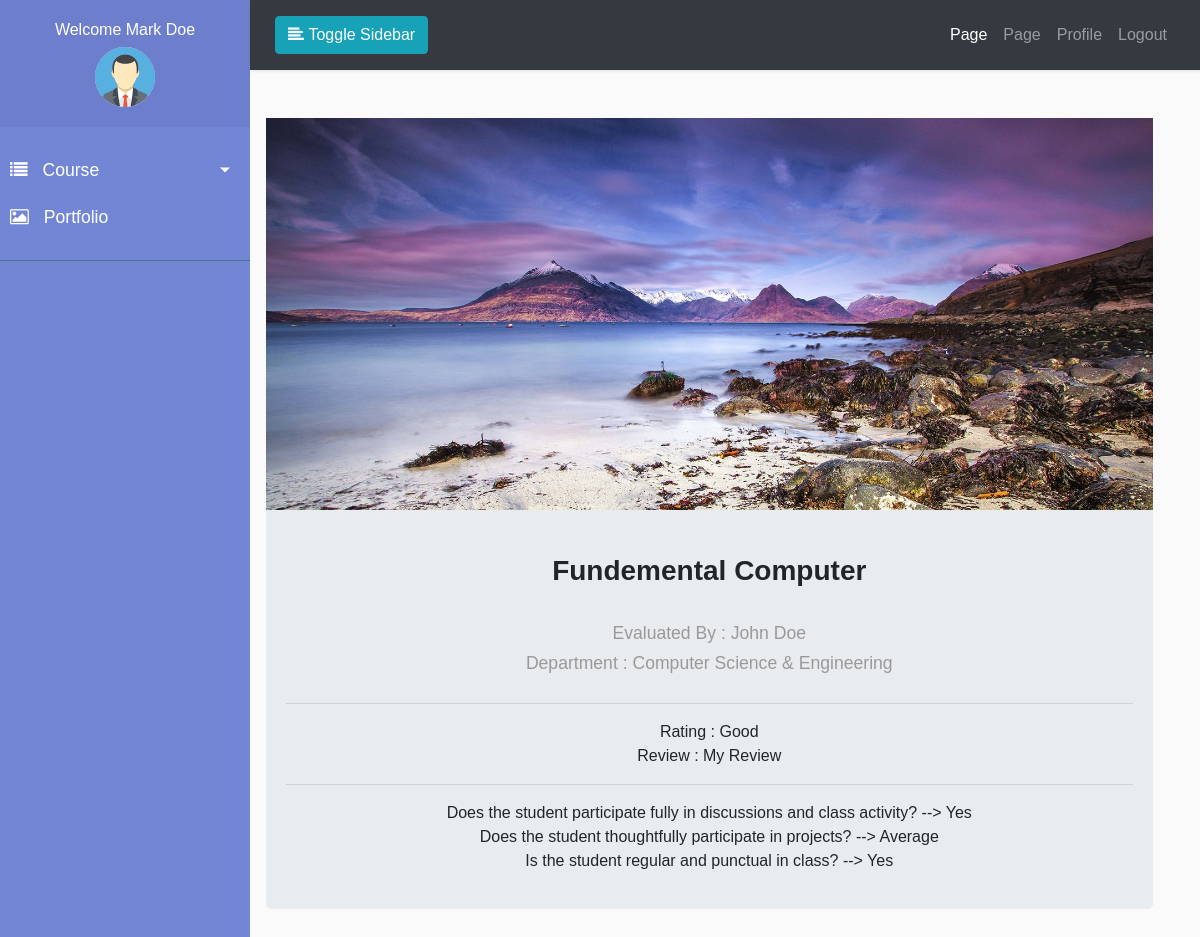
Screenshot of /course/student/my-course/review/1 (signed in) with the database file from the repository.
### accounts/models.py (models this page shows, shortened)
class Profile(models.Model):
    USERTYPE_CHOICES = (
        ('0', 'Teacher'),
        ('1', 'Student'),
    )
    user = models.OneToOneField(
        User, on_delete=models.CASCADE, related_name='user_profile')
    profile_pic = models.ImageField(
        upload_to="profile/%Y/%m/%d/", default="profile/default.png")
    phone_number = models.CharField(max_length=15, default='01xxxxxxxxxx')
    address = models.CharField(default='Your Address', max_length=255)
    bio = models.TextField(default='Your Bio')
    user_type = models.CharField(max_length=10, choices=USERTYPE_CHOICES)
    email_confirmed = models.BooleanField(default=False)
    active = models.BooleanField(default=False)

class Teacher(models.Model):
    teacher = models.OneToOneField(
        User, on_delete=models.CASCADE, related_name='user_teacher')
    department = models.ForeignKey(
        Department, on_delete=models.CASCADE, related_name='department_teacher')
    faculty = models.ForeignKey(
        Faculty, on_delete=models.CASCADE, related_name='faculty_teacher')

### course/models.py (models this page shows, shortened)
class EvaluateStudent(models.Model):
    RATING = (
        ('1', 'Poor'),
        ('2', 'Average'),
        ('3', 'Good'),
        ('4', 'Very Good'),
        ('5', 'Excellent')
    )
    CHOICES = (
        ('1', 'Yes'),
        ('2', 'Average'),
        ('3', 'No')
    )
    QUESTIONS = (
        ('1', 'Does the student participate fully in discussions and class activity?'),
        ('2', 'Does the student thoughtfully participate in projects?'),
        ('3', 'Is the student regular and punctual in class?')
    )
    teacher = models.ForeignKey(
        Teacher, on_delete=models.CASCADE, related_name='teacher_evaluate')
    student = models.ForeignKey(
        Student, on_delete=models.CASCADE, related_name='student_evaluate')
    course = models.ForeignKey(
        Course, on_delete=models.CASCADE, related_name='course_evaluate')
    question1 = models.CharField(max_length=255, choices=CHOICES, default='2')
    question2 = models.CharField(max_length=255, choices=CHOICES, default='2')
    question3 = models.CharField(max_length=255, choices=CHOICES, default='2')
    rating = models.CharField(max_length=150, choices=RATING, default='3')
    review = models.TextField(default='Review')
    def review_details(self):
        results = []
        for count, item in enumerate(self.QUESTIONS):
            if count == 0:
                results.append(f'{item[1]} --> {self.get_question1_display()}')
            if count == 1:
                results.append(f'{item[1]} --> {self.get_question2_display()}')
            if count == 2:
                results.append(f'{item[1]} --> {self.get_question3_display()}')
        return mark_safe("<br>".join(p for p in results))

class Course(models.Model):
    semester = models.ForeignKey(
        Semester, on_delete=models.CASCADE, related_name='semester_courses')
    department = models.ForeignKey(
        Department, on_delete=models.CASCADE, related_name='department_courses')
    course_name = models.CharField(max_length=150)
    course_code = models.CharField(max_length=150)
    course_image = models.ImageField(upload_to="course/%Y/%m/%d/")
    course_credit = models.IntegerField()
    def __str__(self):
        return self.course_name

### programs/models.py (models this page shows, shortened)
class Department(models.Model):
    faculty = models.ForeignKey(
        Faculty, on_delete=models.CASCADE, related_name='faculty_department', verbose_name='Department Name')
    department_name = models.CharField(
        max_length=150, verbose_name='Program Name')
    class Meta():
        verbose_name = "Program"
        verbose_name_plural = "Program"

### course/views.py (the view)
class StudentCourseReview(AictiveStudentRequiredMixin, View):
    def get(self, request, *args, **kwargs):
        course_id = kwargs.get('id')
        student_obj = get_object_or_404(Student, student=request.user.id)
        course_obj = get_object_or_404(Course, id=course_id)
        student_course_review = EvaluateStudent.objects.filter(
            student=student_obj, course=course_obj).first()
        context = {
            'title': f"{student_obj}'s Review On {course_obj}",
            'student_course_review': student_course_review,
            'course_obj': course_obj
        }
        return render(request, 'accounts/student/course_review.html', context)

### accounts/mixins.py (called while the page is built)
	def dispatch(self, request, *args, **kwargs):
		if request.user.is_authenticated and request.user.user_profile.active and request.user.user_profile.user_type=='1':
			return super().dispatch(request, *args, **kwargs)
		else:
			messages.error(request, ('Sorry You Are Not Student'))
			return redirect('accounts:login')

### accounts/models.py (called while the page is built)
    def __str__(self):
        return self.student.username

### templates/accounts/student/course_review.html (shortened to what this page needs)
{% extends "dash_base.html" %}
{% load static %}
{% load crispy_forms_tags %}
{% block sidebar %}
{% include '../../partials/student/_sidebar.html' %}
{% endblock sidebar %}
{% block maincontent %}
<div class="container m-2 p-2">
    <div class="row">
        <div class="col-md-12">
            <div class="jumbotron p-0">
              <div class="view overlay rounded-top">
                <img src="{{student_course_review.course.course_image.url}}" class="img-fluid" alt="{{student_course_review.course.course_name}}">
          </div>
          <div class="card-body text-center mb-3">
            <h3 class="card-title h3 my-4"><strong>{{student_course_review.course.course_name}}</strong></h3>
            <p class="card-text py-2">
                Evaluated By : {{student_course_review.teacher.teacher.get_full_name}} <br>
                Department : {{student_course_review.teacher.department.department_name}}
                <hr>
                Rating : {{student_course_review.get_rating_display}} <br>
                Review : {{student_course_review.review}}
                <hr>
                {{student_course_review.review_details}}
            </p>
        </div>
    </div>
</div>
</div>
</div>
{% endblock maincontent %}

### templates/partials/student/_sidebar.html (shortened to what this page needs)
{% load static %}
<nav id="sidebar">
    <div class="sidebar-header text-center">
        <h6>Welcome {{user.get_full_name}}</h6>
        <img src="{{user.user_profile.profile_pic.url}}" alt="" width="60px" class="rounded-circle text-center">
    </div>
    <ul class="list-unstyled components">
        <li>
           <a href="#pageSubmenu" data-toggle="collapse" aria-expanded="false" class="dropdown-toggle">
                <i class="fa fa-list"></i>
                Course
            </a>
        </li>
    <li>
        <a href="#">
            <i class="fa fa-image"></i>
            Portfolio
        </a>
    </li>
</ul>
<ul class="list-unstyled CTAs">
</ul>
</nav>

### myproject/static/front/css/style.css (style rules this page uses)
body { font-family: 'Poppins', sans-serif; background: #fafafa; }
p { font-family: 'Poppins', sans-serif; font-size: 1.1em; font-weight: 300; line-height: 1.7em; color: #999; }
a, a:hover, a:focus { color: inherit; text-decoration: none; transition: all 0.3s; }
i, span { display: inline-block; }
#sidebar { min-width: 250px; max-width: 250px; background: #7386D5; color: #fff; transition: all 0.3s; }
#sidebar ul li a { text-align: left; }
#sidebar .sidebar-header { padding: 20px; background: #6d7fcc; }
#sidebar ul.components { padding: 20px 0; border-bottom: 1px solid #47748b; }
#sidebar ul li a { padding: 10px; font-size: 1.1em; display: block; }
#sidebar ul li a i { margin-right: 10px; }
a[data-toggle="collapse"] { position: relative; }
.dropdown-toggle::after { display: block; position: absolute; top: 50%; right: 20px; transform: translateY(-50%); }
ul.CTAs { padding: 20px; }
.container { max-width: 95% !important; }

### rows the page displays
EvaluateStudent: course.course_image (picture), course.course_name "Fundemental Computer", teacher.teacher.get_full_name "John Doe", teacher.department.department_name "Computer Science & Engineering", rating "Good", review "My Review", review_details "Does the student participate fully in discussions and class activity? --> Yes Does the student thoughtfully participate in projects? --> Average Is the student regular and punctual in class? --> Yes"

### other values shown
{{ user.get_full_name }} "Mark Doe"
